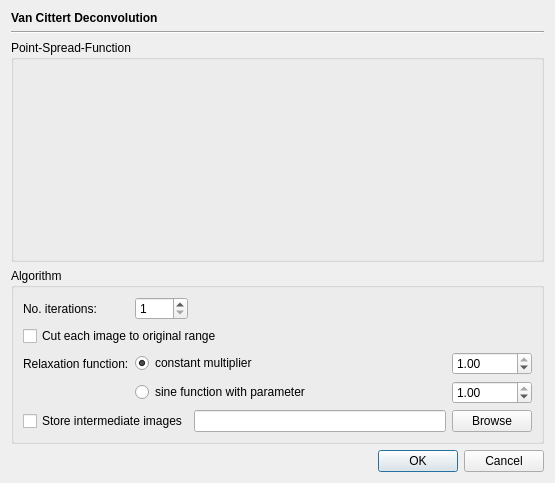
<?xml version="1.0" encoding="UTF-8"?>
<ui version="4.0">
 <class>VanCittertDeconvolutionDialog</class>
 <widget class="QDialog" name="VanCittertDeconvolutionDialog">
  <property name="geometry">
   <rect>
    <x>0</x>
    <y>0</y>
    <width>555</width>
    <height>483</height>
   </rect>
  </property>
  <property name="windowTitle">
   <string>Dialog</string>
  </property>
  <layout class="QVBoxLayout" name="verticalLayout">
   <item>
    <widget class="QLabel" name="label">
     <property name="font">
      <font>
       <bold>true</bold>
      </font>
     </property>
     <property name="text">
      <string>Van Cittert Deconvolution</string>
     </property>
    </widget>
   </item>
   <item>
    <widget class="Line" name="line">
     <property name="orientation">
      <enum>Qt::Orientation::Horizontal</enum>
     </property>
    </widget>
   </item>
   <item>
    <widget class="QGroupBox" name="groupBox">
     <property name="sizePolicy">
      <sizepolicy hsizetype="Preferred" vsizetype="Preferred">
       <horstretch>0</horstretch>
       <verstretch>1</verstretch>
      </sizepolicy>
     </property>
     <property name="title">
      <string>Point-Spread-Function</string>
     </property>
     <layout class="QVBoxLayout" name="verticalLayout_2"/>
    </widget>
   </item>
   <item>
    <widget class="QGroupBox" name="groupBox_2">
     <property name="title">
      <string>Algorithm</string>
     </property>
     <layout class="QGridLayout" name="gridLayout">
      <item row="2" column="0">
       <widget class="QLabel" name="label_3">
        <property name="text">
         <string>Relaxation function:</string>
        </property>
       </widget>
      </item>
      <item row="3" column="3">
       <widget class="QDoubleSpinBox" name="sineValueBox">
        <property name="minimum">
         <double>0.010000000000000</double>
        </property>
        <property name="maximum">
         <double>1.000000000000000</double>
        </property>
        <property name="singleStep">
         <double>0.010000000000000</double>
        </property>
        <property name="value">
         <double>1.000000000000000</double>
        </property>
       </widget>
      </item>
      <item row="2" column="3">
       <widget class="QDoubleSpinBox" name="singleValueBox">
        <property name="minimum">
         <double>0.010000000000000</double>
        </property>
        <property name="maximum">
         <double>1.000000000000000</double>
        </property>
        <property name="singleStep">
         <double>0.010000000000000</double>
        </property>
        <property name="value">
         <double>1.000000000000000</double>
        </property>
       </widget>
      </item>
      <item row="0" column="0">
       <widget class="QLabel" name="label_2">
        <property name="text">
         <string>No. iterations:</string>
        </property>
       </widget>
      </item>
      <item row="4" column="2">
       <widget class="QLineEdit" name="pathField"/>
      </item>
      <item row="3" column="1" colspan="2">
       <widget class="QRadioButton" name="sineRelaxationBox">
        <property name="text">
         <string>sine function with parameter</string>
        </property>
        <attribute name="buttonGroup">
         <string notr="true">buttonGroup</string>
        </attribute>
       </widget>
      </item>
      <item row="2" column="1" colspan="2">
       <widget class="QRadioButton" name="valueRelaxationBox">
        <property name="text">
         <string>constant multiplier</string>
        </property>
        <property name="checked">
         <bool>true</bool>
        </property>
        <attribute name="buttonGroup">
         <string notr="true">buttonGroup</string>
        </attribute>
       </widget>
      </item>
      <item row="4" column="0" colspan="2">
       <widget class="QCheckBox" name="storeIntermediateBox">
        <property name="text">
         <string>Store intermediate images</string>
        </property>
       </widget>
      </item>
      <item row="1" column="0" colspan="3">
       <widget class="QCheckBox" name="cutBox">
        <property name="text">
         <string>Cut each image to original range</string>
        </property>
       </widget>
      </item>
      <item row="4" column="3">
       <widget class="QPushButton" name="browseButton">
        <property name="text">
         <string>Browse</string>
        </property>
       </widget>
      </item>
      <item row="0" column="1">
       <widget class="QSpinBox" name="iterationsBox">
        <property name="minimum">
         <number>1</number>
        </property>
        <property name="maximum">
         <number>200</number>
        </property>
       </widget>
      </item>
      <item row="0" column="2">
       <spacer name="horizontalSpacer">
        <property name="orientation">
         <enum>Qt::Orientation::Horizontal</enum>
        </property>
        <property name="sizeHint" stdset="0">
         <size>
          <width>40</width>
          <height>20</height>
         </size>
        </property>
       </spacer>
      </item>
     </layout>
    </widget>
   </item>
   <item>
    <widget class="QDialogButtonBox" name="buttonBox">
     <property name="orientation">
      <enum>Qt::Orientation::Horizontal</enum>
     </property>
     <property name="standardButtons">
      <set>QDialogButtonBox::StandardButton::Cancel|QDialogButtonBox::StandardButton::Ok</set>
     </property>
    </widget>
   </item>
  </layout>
 </widget>
 <tabstops>
  <tabstop>iterationsBox</tabstop>
  <tabstop>cutBox</tabstop>
  <tabstop>valueRelaxationBox</tabstop>
  <tabstop>singleValueBox</tabstop>
  <tabstop>sineRelaxationBox</tabstop>
  <tabstop>sineValueBox</tabstop>
  <tabstop>storeIntermediateBox</tabstop>
  <tabstop>pathField</tabstop>
  <tabstop>browseButton</tabstop>
 </tabstops>
 <resources/>
 <connections>
  <connection>
   <sender>buttonBox</sender>
   <signal>accepted()</signal>
   <receiver>VanCittertDeconvolutionDialog</receiver>
   <slot>accept()</slot>
   <hints>
    <hint type="sourcelabel">
     <x>248</x>
     <y>254</y>
    </hint>
    <hint type="destinationlabel">
     <x>157</x>
     <y>274</y>
    </hint>
   </hints>
  </connection>
  <connection>
   <sender>buttonBox</sender>
   <signal>rejected()</signal>
   <receiver>VanCittertDeconvolutionDialog</receiver>
   <slot>reject()</slot>
   <hints>
    <hint type="sourcelabel">
     <x>316</x>
     <y>260</y>
    </hint>
    <hint type="destinationlabel">
     <x>286</x>
     <y>274</y>
    </hint>
   </hints>
  </connection>
 </connections>
 <buttongroups>
  <buttongroup name="buttonGroup"/>
 </buttongroups>
</ui>
